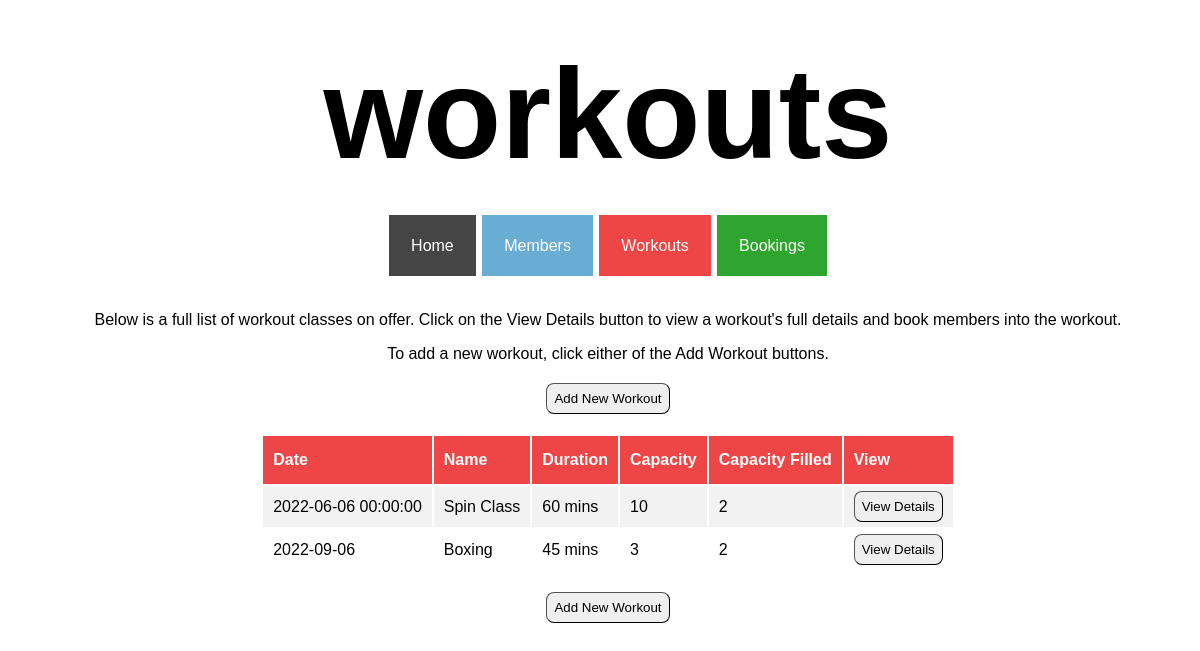
/workouts, run on an earlier commit of the app's database.
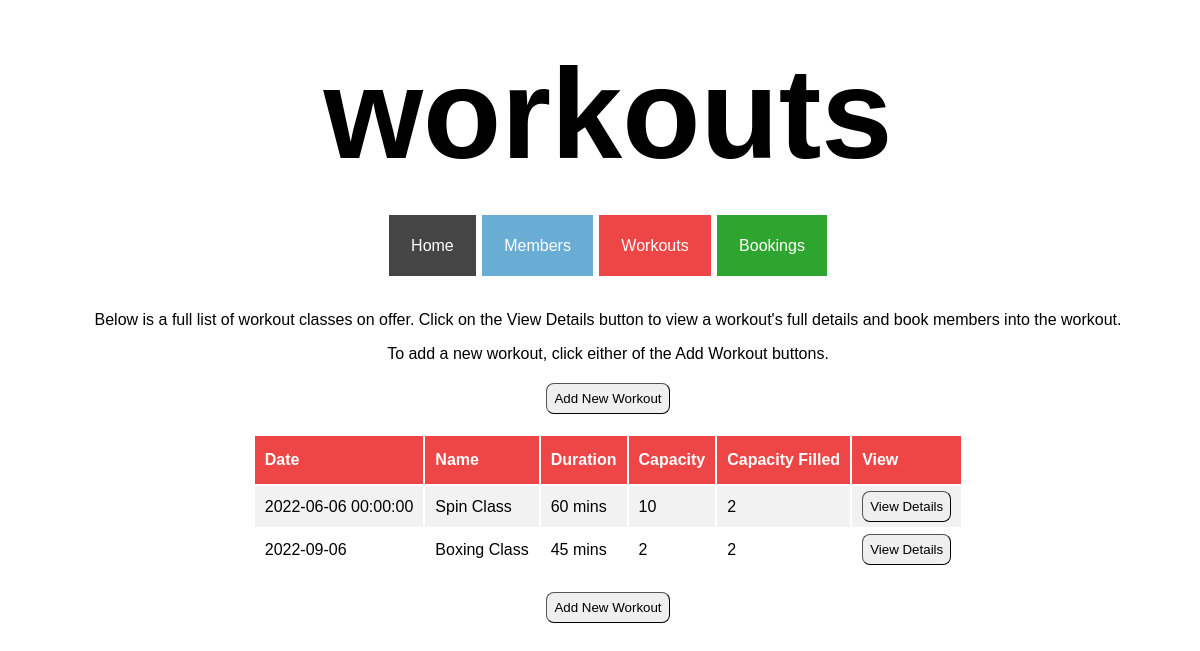
And on a later commit of the database.
### tables this page shows
CREATE TABLE workouts (
    id INTEGER PRIMARY KEY AUTOINCREMENT,
    name VARCHAR,
    date DATE,
    description TEXT,
    duration INTEGER,
    capacity INTEGER,
    capacity_filled INTEGER
);

### controllers/workout_controller.py (the view)
@workouts_blueprint.route("/workouts")
def workouts():
    route_name = "workouts"
    workouts = workout_repository.select_all()
    return render_template("workouts/index.html", route_name=route_name, workouts=workouts)

### db/run_sql.py (called while the page is built)
def get_db():
    path = os.path.dirname(os.path.abspath(__file__))
    db = os.path.join(path, "gym_db.db")
    conn = sqlite3.connect(db)
    conn.execute("PRAGMA foreign_keys = 1")
    conn.row_factory = sqlite3.Row
    return conn

def run_sql(sql, values = []):
    db = get_db()
    cursor = db.cursor()
    cursor.execute(sql, values)
    results = cursor.fetchall()
    db.commit()
    db.close()
    return results

### repositories/workout_repository.py (called while the page is built)
def sort_fuction(workout):
    return workout.date

def select_all():
    workouts = []
    sql = "SELECT * FROM workouts"
    results = run_sql(sql)
    for row in results:
        workout = Workout(row['name'], row['date'], row['description'], row['duration'], row['capacity'], row['capacity_filled'], row['id'])
        workouts.append(workout)
    workouts.sort(key=sort_fuction)
    return workouts

### templates/workouts/index.html
{% extends 'base.html'%}
{% block content %}
<div class="index_page_container">
    <p>Below is a full list of workout classes on offer. Click on the View Details button to view a workout's full details and book members into the workout.</p>
    <p>To add a new workout, click either of the Add Workout buttons.</p>
    <button class="index_page_button" id="index_page_top_button" id="index_page_button_workouts">
        <a class="index_page_link" href="/workouts/create">Add New Workout</a>
    </button>
    <table class="index_table">
        <tr class="index_table_headers" id="index_table_headers_workouts">
            <th>Date</th>
            <th>Name</th>
            <th>Duration</th>
            <th>Capacity</th>
            <th>Capacity Filled</th>
            <th>View</th>
        </tr>
        {% for workout in workouts %}
        <tr class="index_table_content">
            <td>{{workout.date}}</td>
            <td>{{workout.name}}</td>
            <td>{{workout.duration}} mins</td>
            <td>{{workout.capacity}}</td>
            <td>{{workout.capacity_filled}}</td>
            <td><button class="index_page_button"><a class="index_page_link" href="/workouts/{{workout.id}}">View Details</button></td>
        {% endfor %}
        </tr>
    </table>
        <button class="index_page_button" id="index_page_bottom_button">
            <a class="index_page_link" href="/workouts/create">Add New Workout</a>
        </button>
</div>
{% endblock %}

### templates/base.html (shortened to what this page needs)
<!DOCTYPE html>
<html lang="en">
<head>
    <link rel="stylesheet" href="{{ url_for('static', filename='style.css') }}">
    <link rel="stylesheet" href="{{ url_for('static', filename='index_pages.css') }}">
    <link rel="stylesheet" href="{{ url_for('static', filename='create_pages.css') }}">
    <link rel="stylesheet" href="{{ url_for('static', filename='show_pages.css') }}">
    <link rel="stylesheet" href="{{ url_for('static', filename='edit_pages.css') }}">
</head>
<body>
    <div class="base">
    <header>
        <h1 class="page_headers">{{route_name}}</h1>
    </header>
    <div class="nav_bar">
        <nav>
                <a class="nav_item" id="nav_home" href="/">Home</a>
                <a class="nav_item" id="nav_member" href="/members">Members</a>
                <a class="nav_item" id="nav_workout" href="/workouts">Workouts</a>
                <a class="nav_item" id="nav_booking" href="/bookings">Bookings</a>
        </nav>
    </div>
    </div>
    <div class="block_content">
        {% block content %}
        {% endblock%}
    </div>
</body>
</html>

### static/style.css (style rules this page uses)
body { font-family: Verdana, Geneva, Tahoma, sans-serif; height: 100%; width: 100%; }
.page_headers { font-size: 800%; text-align: center; margin-top: 40px; margin-bottom: 50px; }
.base { margin: 0 auto; text-align: center; }
.nav_bar { list-style-type: none; margin: 0; padding: 0; margin-bottom: 30px; }
.nav_item { display: inline; margin: 5px 1px; padding: 22px; text-align: center; text-decoration: none; color: white; }
#nav_home { background-color: #454545; }
#nav_member { background-color: #69add5; }
#nav_workout { background-color: #ee4646; }
#nav_booking { background-color: #2ea52e; }

### static/index_pages.css (style rules this page uses)
.index_page_container { display: flex; flex-direction: column; align-items: center; justify-content: center; margin: 40px auto; }
.index_page_container > p { margin-bottom: 0px; }
.index_table { width: auto; text-align: left; }
.index_table_headers { background-color: #69add5; color: white; }
#index_table_headers_workouts { background-color: #ee4646; }
.index_table_headers > th { padding: 15px 10px; }
.index_table_content > td { padding: 5px 10px; }
.index_table_content:nth-child(even) { background-color: #f2f2f2; }
.index_page_button { padding: 7px; border-radius: 8px; border-width: 1px; }
.index_page_link { color: #000000; text-decoration: none; }
#index_page_top_button { margin-top: 20px; margin-bottom: 20px; }
#index_page_bottom_button { margin-top: 20px; }

What changed in the data, as far as the page shows it:
changed workouts: name "Boxing" → "Boxing Class"; capacity "3" → "2"
